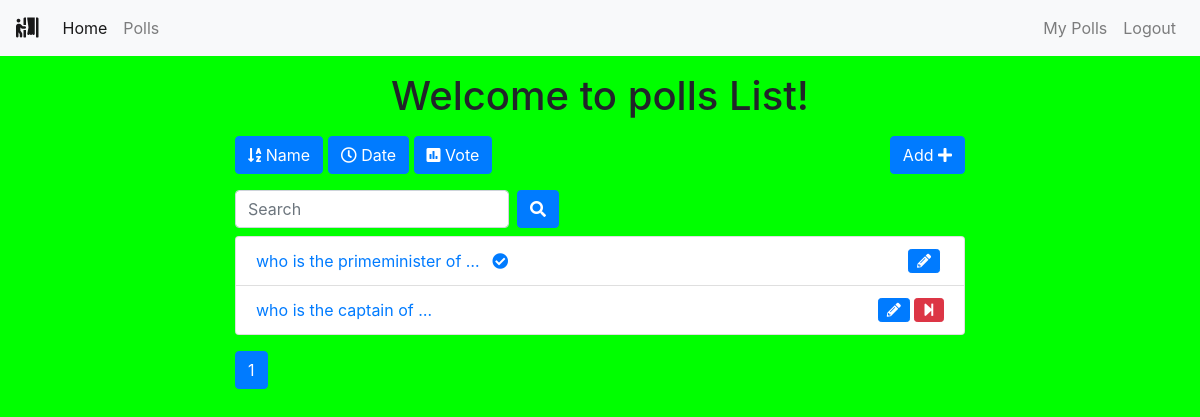
The app's page /polls/list/ (signed in) with its own data.
### polls/models.py (models this page shows, shortened)
class Poll(models.Model):
    owner = models.ForeignKey(User, on_delete=models.CASCADE)
    text = models.TextField()
    pub_date = models.DateTimeField(default=timezone.now)
    active = models.BooleanField(default=True)

### polls/views.py (the view)
# urls.py: path('list/', views.polls_list, name='list'),
@login_required()
def polls_list(request):
    all_polls = Poll.objects.all()
    search_term = ''
    if 'name' in request.GET:
        all_polls = all_polls.order_by('text')
    if 'date' in request.GET:
        all_polls = all_polls.order_by('pub_date')
    if 'vote' in request.GET:
        all_polls = all_polls.annotate(Count('vote')).order_by('vote__count')
    if 'search' in request.GET:
        search_term = request.GET['search']
        all_polls = all_polls.filter(text__icontains=search_term)
    paginator = Paginator(all_polls, 6)  # Show 6 contacts per page
    page = request.GET.get('page')
    polls = paginator.get_page(page)
    get_dict_copy = request.GET.copy()
    params = get_dict_copy.pop('page', True) and get_dict_copy.urlencode()
    print(params)
    context = {
        'polls': polls,
        'params': params,
        'search_term': search_term,
    }
    return render(request, 'polls/polls_list.html', context)

### polls/templates/polls/polls_list.html (shortened to what this page needs)
{% extends 'base.html' %}
{% block content %}
<div class="container">
    <div class="row">
        <div class="col-md-8 offset-sm-2">
            <h1 class="text-center mt-3 mb-3">Welcome to polls List!</h1>
            <a class="btn btn-{% if 'name' in request.GET %}warning{% else %}primary{% endif %} mb-3" href="?name=True"
                role="button"><i class="fas fa-sort-alpha-down"></i>
                Name</a>
            <a class="btn btn-{% if 'date' in request.GET %}warning{% else %}primary{% endif %} mb-3" href="?date=True"
                role="button"><i class="far fa-clock"></i> Date</a>
            <a class="btn btn-{% if 'vote' in request.GET %}warning{% else %}primary{% endif %} mb-3" href="?vote=True"
                role="button"><i class="fas fa-poll"></i> Vote</a>
            <a class="btn btn-primary mb-3 float-right" href="{% url 'polls:add' %}" role="button">Add <i class="fas fa-plus"></i></a>
            <form class="form-inline">
                <div class="form-group mr-sm-2 mb-2">
                    <input type="search" class="form-control" name="search" placeholder="Search" value={{ search_term }}>
                </div>
                <button type="submit" class="btn btn-primary mb-2"><i class="fas fa-search"></i></button>
            </form>
            <ul class="list-group">
                {% for poll in polls %}
                <li class="list-group-item"><a href="{% url 'polls:detail' poll.id %}">{{ poll.text|truncatewords:5 }}
                        {% if not poll.active%}
                        <i class="fas fa-check-circle ml-2"></i>
                        {% endif %}
                    </a>
                    {% if request.user == poll.owner %}
                    {% if poll.active %}
                    <a href="{% url 'polls:end_poll' poll.id %}" data-toggle="tooltip" data-placement="top" title="End Poll"
                        onclick="return confirm('Are you sure ?')"><i class="fas fa-step-forward float-right btn btn-danger btn-sm"></i></a>
                    {% endif %}
                    <a href="{% url 'polls:edit' poll.id %}" class="mr-3" data-toggle="tooltip" data-placement="top"
                        title="Edit Poll"><i class="fas fa-pencil-alt float-right btn btn-primary btn-sm mr-1"></i></a>
                    {% endif %}
                </li>
                {% endfor %}
            </ul>
            <nav class="mt-3">
                <ul class="pagination">
                    <li class="page-item active"><a class="page-link" href="">{{ polls.number }}</a></li>
                </ul>
            </nav>
        </div>
    </div>
</div>
{% endblock content %}

### polls/templates/polls/polls_list.html (style rules this page uses)
body { background-color:lime; }

### records on screen
Poll: text "who is the primeminister of …", active False (drawn)
Poll: text "who is the captain of …", active True (drawn)

### other values on screen
{{ polls.number }} "1"
